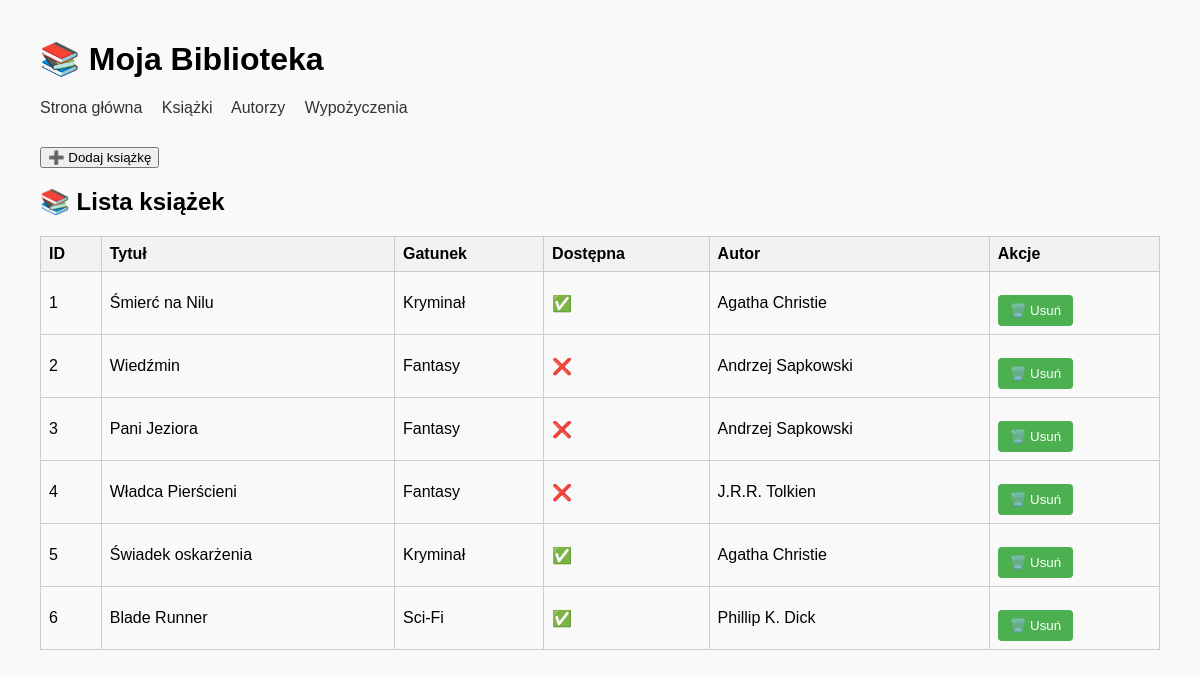
Before: /books with the older database file.
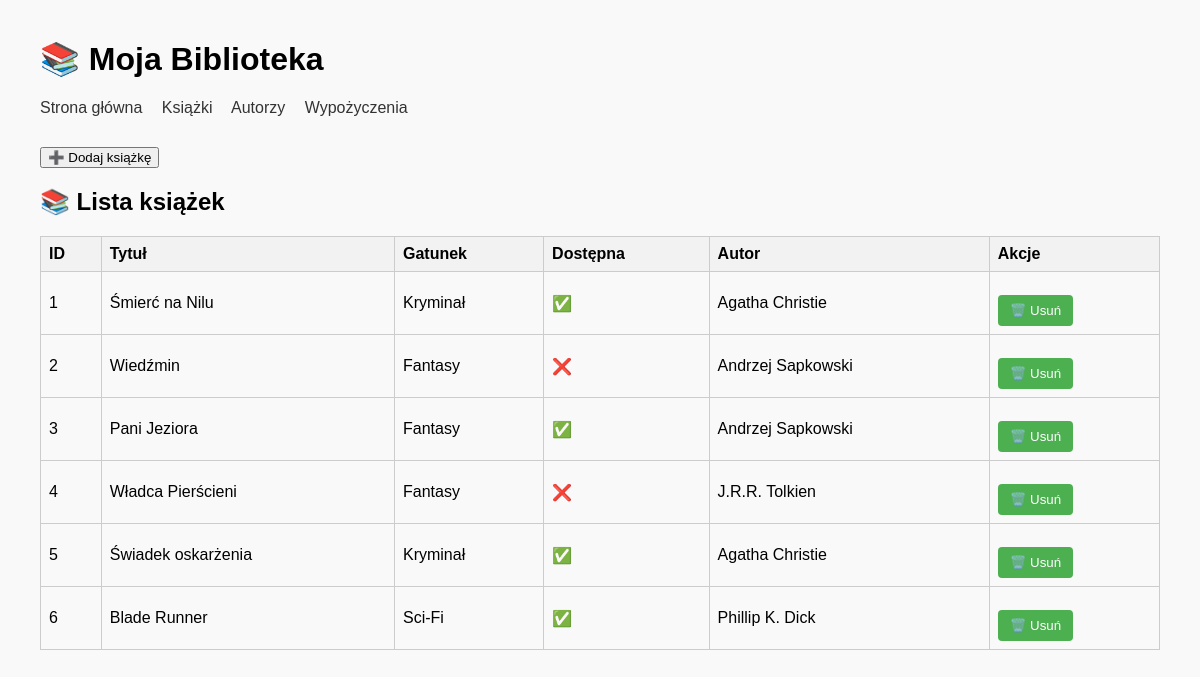
After: the same page with the newer database file.
### app/models.py (models this page shows, shortened)
class Book(db.Model):
    __tablename__ = "books"
    id = db.Column(db.Integer, primary_key=True)
    author_id = db.Column(db.Integer, db.ForeignKey("authors.id"), nullable=False)
    title = db.Column(db.String(200), nullable=False)
    genre = db.Column(db.String(100))
    available = db.Column(db.Boolean, default=True)
    borrowings = db.relationship("Borrowings", backref="book", lazy="dynamic")

class Author(db.Model):
    __tablename__ = "authors"
    id = db.Column(db.Integer, primary_key=True)
    name = db.Column(db.String(100), nullable=False)
    surname = db.Column(db.String(100), nullable=False)
    nationality = db.Column(db.String(100))
    info_url = db.Column(db.String(300), nullable=True)
    books = db.relationship("Book", backref="author", lazy="dynamic")

### app/routes.py (the view)
@app.route("/books", strict_slashes=False)
def books():
    all_books = Book.query.all()
    return render_template("books.html", books=all_books)

### app/templates/books.html (shortened to what this page needs)
{% extends "base.html" %}
{% block content %}
<a href="{{ url_for('new_book') }}">
    <button>➕ Dodaj książkę</button>
</a>
<h2>📚 Lista książek</h2>
<table>
    <tr>
        <th>ID</th>
        <th>Tytuł</th>
        <th>Gatunek</th>
        <th>Dostępna</th>
        <th>Autor</th>
        <th>Akcje</th>
    </tr>
    {% for book in books %}
    <tr>
        <td>{{ book.id }}</td>
        <td>{{ book.title }}</td>
        <td>{{ book.genre }}</td>
        <td>{{ "✅" if book.available else "❌" }}</td>
        <td>{{ book.author.name }} {{ book.author.surname }}</td>
        <td>
            <form method="POST" action="{{ url_for('delete_book', book_id=book.id) }}" style="display:inline;">
                <button type="submit" onclick="return confirm('Czy na pewno chcesz usunąć tę książkę?')">🗑️
                    Usuń</button>
            </form>
        </td>
    </tr>
    {% endfor %}
</table>
{% endblock %}

Changed rows visible on the page:
changed Book "Pani Jeziora": available "❌" → "✅"
